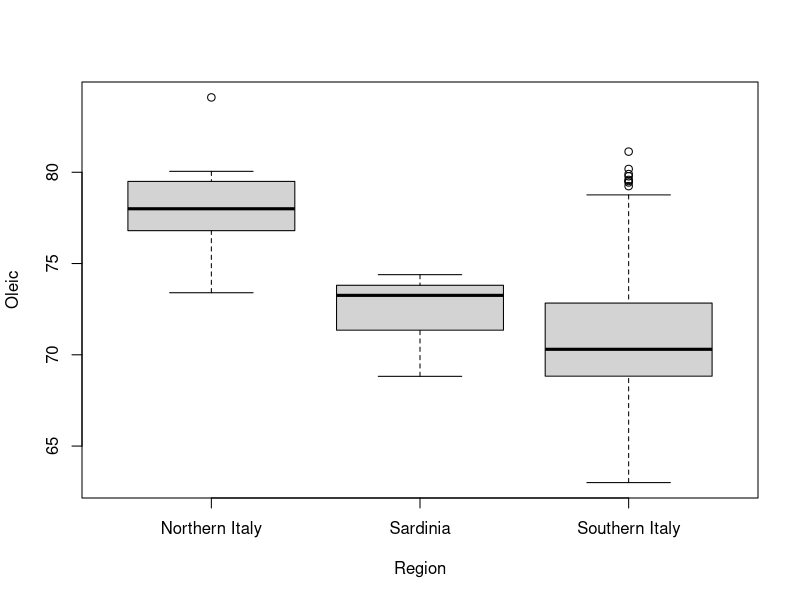
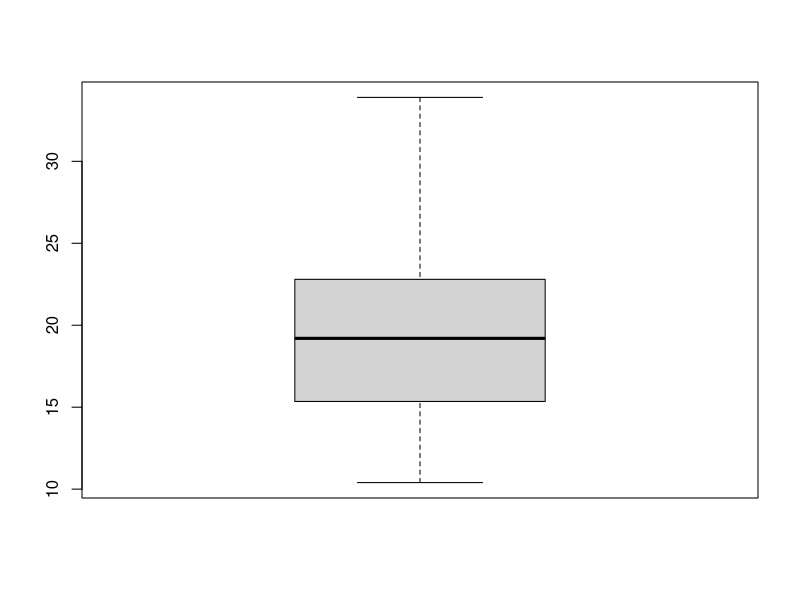
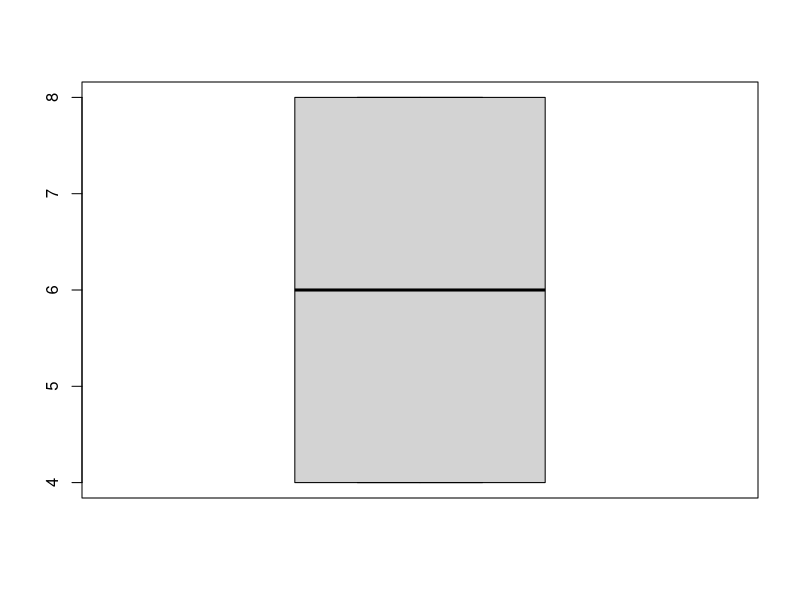
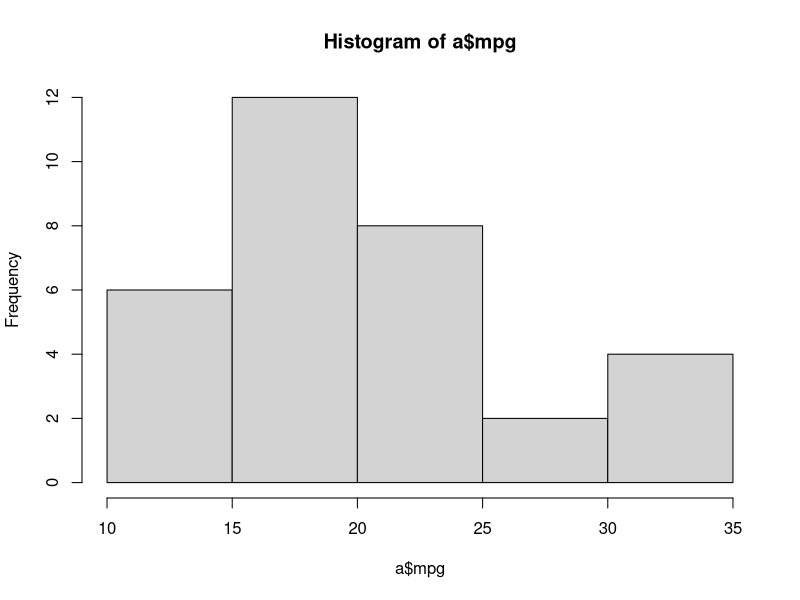
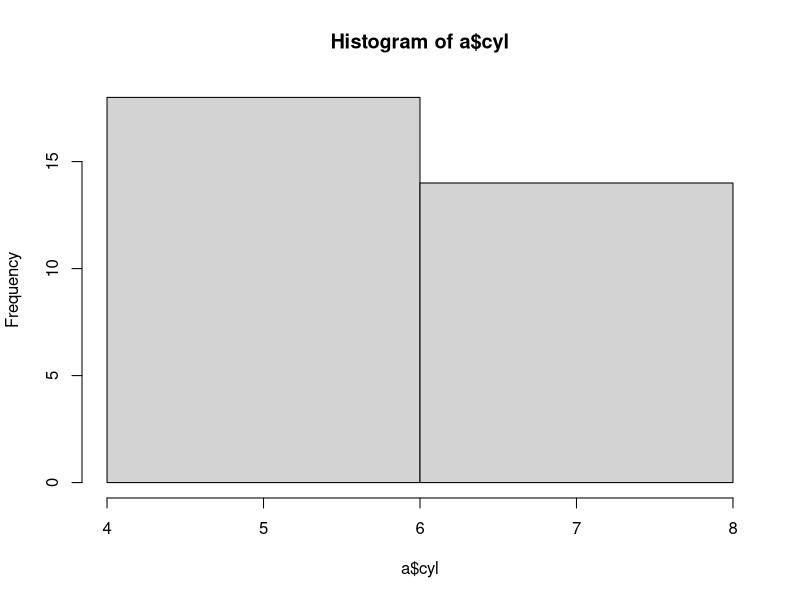
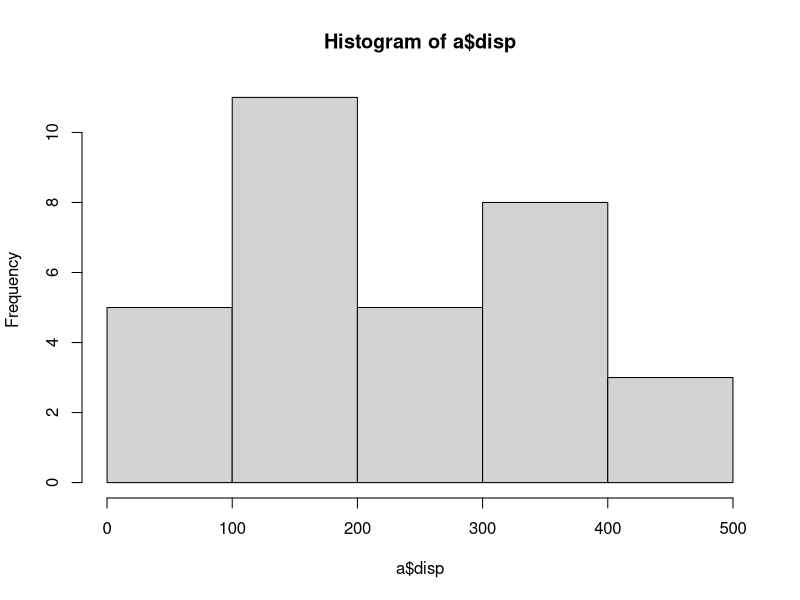
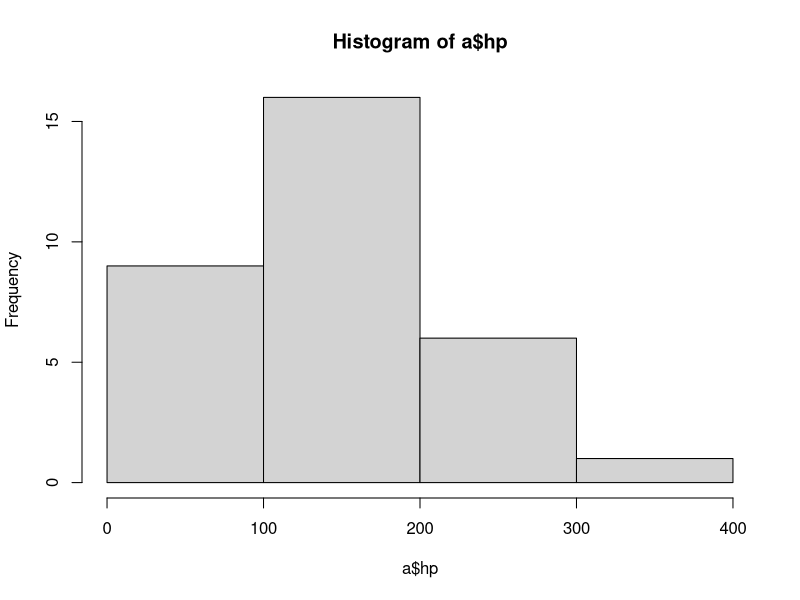
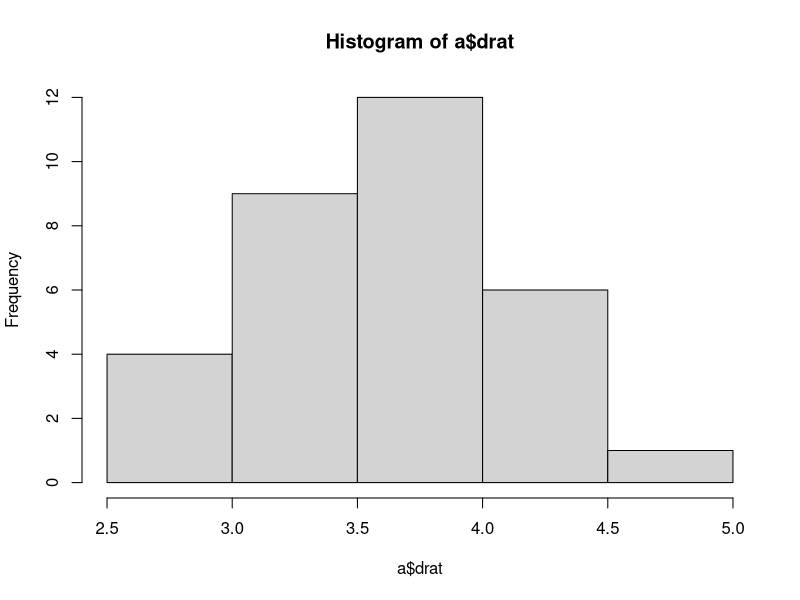

Recreate these plots in R, in order.
## ---- chunk 1
knitr::opts_chunk$set(echo = TRUE)
## ---- chunk 2
packages = c("dslabs", "MASS", "scatterplot3d", "car")
## Se cargan o se instalan y cargan
package.check <- lapply(
  packages,
  FUN = function(x) {
    if (!require(x, character.only = TRUE)) {
      install.packages(x, dependencies = TRUE)
      library(x, character.only = TRUE)
    }
  }
)
## ---- chunk 3
boxplot(olive$oleic ~ olive$region, xlab='Region', ylab='Oleic')
## ---- chunk 4
#instalar libreria para la moda si no está instalada:
if(!require("modeest")){
    install.packages("modeest")
    library(modeest)
}
a<-mtcars
medias<-c()
modas<-list()
medianas<-c()
desviaciones<-c()
for (i in seq_along(a)){
  #Se puede mejorar esta parte
  media<-mean(a[[i]])
  medias<-c(medias,media)
  modas[[i]]<-mlv(a[[i]],method = "mfv")
  mediana<-median(a[[i]])
  medianas<-c(medianas,mediana)
  desviaciones<-c(desviaciones,sd(a[[i]]))
}

medianas
medias
desviaciones
modas

## ---- chunk 5
boxplot(a$mpg)
boxplot(a$cyl)

## ---- chunk 6
#histograma por variables
hist(a$mpg, breaks=5)
hist(a$cyl, breaks=2) #no tiene sentido que sean 5 intervalos, var. categorica
hist(a$disp, breaks=5)
hist(a$hp, breaks=4)
hist(a$drat, breaks=5)
hist(a$wt, breaks=5)
hist(a$qsec, breaks=5)
hist(a$vs, breaks=2) #no tiene sentido utilizar histograma, variable categ.
hist(a$am, breaks=5) #no tiene sentido usar histograma, mejor utilizar diagrama de barras, var. categ.
hist(a$gear,breaks=5) #mejor diagrama de barras, la variable es categorica
hist(a$carb,breaks=5) #no se puede con 5 intervalos
## ---- chunk 7
scatterplotMatrix(~ +., data = olive, diagonal=list(method ="boxplot")) 
## ---- chunk 8
colors <- c("#999999", "#E69F00", "#56B4E9")  
colors <- colors[as.numeric(olive$region)]
p_cuatro <- scatterplot3d(olive$palmitic,olive$palmitoleic,olive$linoleic,pch = 16, color=colors,xlab="Palmitic", ylab="Palmitoleic", zlab="Linoleic")

legend(p_cuatro$xyz.convert(-3.0, 5, 14), legend = levels(olive$region), col =  c("#999999", "#E69F00", "#56B4E9"), pch = 16)
## ---- chunk 9
x1 <- c(-6, -3, -2, 1, 2, 5, 6, 8)
x2 <- c(-2, -3, 1, -1, 2, 1, 5, 3)


xb1<-mean(x1)
xb2<-mean(x2)

plot(x1,x2,xlab='x_1', ylab='x_2')

s11 = (1/8)*sum((x1-xb1)^2)
s22 = (1/8)*sum((x2-xb2)^2)
s12 =(1/8)*sum((x1-xb1)*(x2-xb2))
## ---- chunk 10
x1_cosito = x1*cos(26*pi/180) + x2*sin(26*pi/180)
x2_cosito = -x1*sin(26*pi/180) + x2*cos(26*pi/180)
## ---- chunk 11
xb1_cosito <-mean(x1_cosito)
xb2_cosito <-mean(x2_cosito)

S_11_cosito = (1/8)*sum((x1_cosito-xb1_cosito)^2)
S_22_cosito = (1/8)*sum((x2_cosito-xb2_cosito)^2)
## ---- chunk 12
x1_nuevo_gorro = 4*cos(26*pi/180) - 2*sin(26*pi/180)
x2_nuevo_gorro = -4*sin(26*pi/180) -2*cos(26*pi/180)

distancia = sqrt(((x1_nuevo_gorro)^2/S_11_cosito)+((x2_nuevo_gorro)^2/S_22_cosito))
## ---- chunk 13
t = 26*pi/180
a = (cos(t)^2)*s11 + 2*sin(t)*cos(t)*s12 + (sin(t)^2)*s22
b = (cos(t)^2)*s22 - 2*sin(t)*cos(t)*s12 + (sin(t)^2)*s11

a11 = ((cos(t)^2)/a) + ((sin(t)^2)/b)
a22 = ((sin(t)^2)/a) + ((cos(t)^2)/b)
a12 = ((sin(t)*cos(t))/a) - ((sin(t)*cos(t))/b)

uno = a11*(16)
dos = a12*(-16)
tres = a22*4 

distancia_est = sqrt(uno+ dos+ tres)
## ---- chunk 14
summary(cars)
## ---- chunk 15
plot(pressure)
